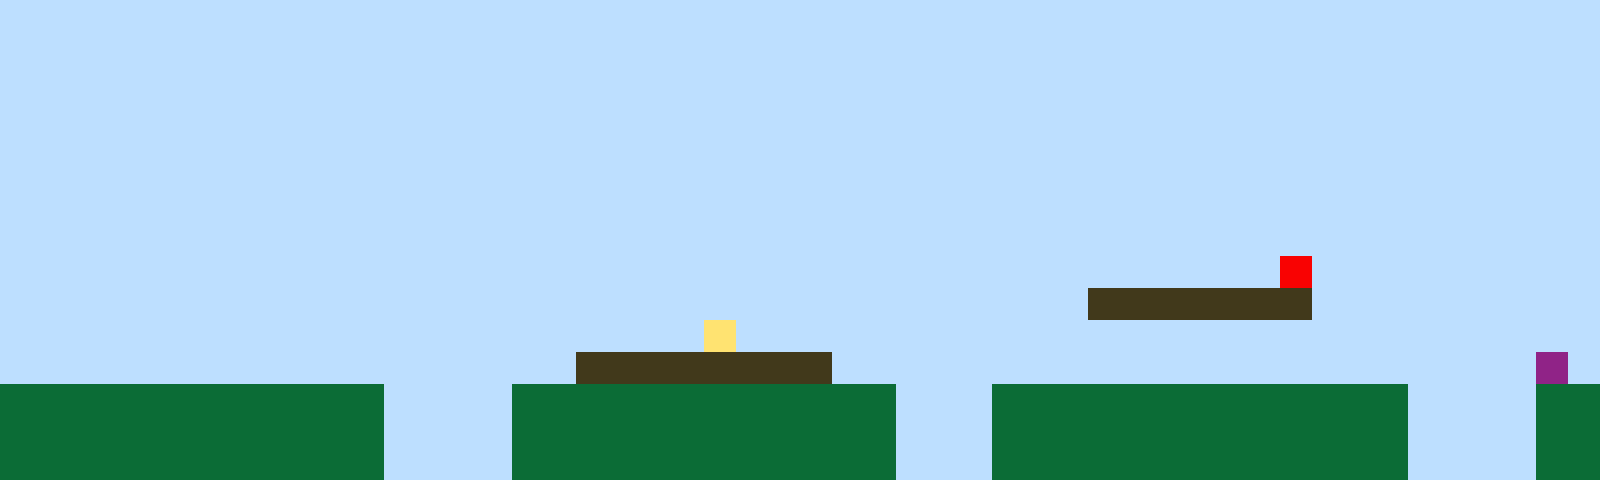

This game map was drawn from its Tiled (.tmx) file and the tilesets committed beside it. A one-line description and the full map source follow:
An orthogonal 50x15 tile map with 32x32 px tiles, 1 tile layer (Tile Layer 1).

<map version="1.10" tiledversion="1.11.2" orientation="orthogonal" renderorder="right-up" width="50" height="15" tilewidth="32" tileheight="32" infinite="0" nextlayerid="2" nextobjectid="1"><editorsettings><export target="map1.csv" format="csv" /></editorsettings><tileset firstgid="1" name="sprites" tilewidth="32" tileheight="32" tilecount="6" columns="3"><image source="sprites.png" width="96" height="64" /></tileset><layer id="1" name="Tile Layer 1" width="50" height="15"><data encoding="csv">1,1,1,1,1,1,1,1,1,1,1,1,1,1,1,1,1,1,1,1,1,1,1,1,1,1,1,1,1,1,1,1,1,1,1,1,1,1,1,1,1,1,1,1,1,1,1,1,1,1,1,1,1,1,1,1,1,1,1,1,1,1,1,1,1,1,1,1,1,1,1,1,1,1,1,1,1,1,1,1,1,1,1,1,1,1,1,1,1,1,1,1,1,1,1,1,1,1,1,1,1,1,1,1,1,1,1,1,1,1,1,1,1,1,1,1,1,1,1,1,1,1,1,1,1,1,1,1,1,1,1,1,1,1,1,1,1,1,1,1,1,1,1,1,1,1,1,1,1,1,1,1,1,1,1,1,1,1,1,1,1,1,1,1,1,1,1,1,1,1,1,1,1,1,1,1,1,1,1,1,1,1,1,1,1,1,1,1,1,1,1,1,1,1,1,1,1,1,1,1,1,1,1,1,1,1,1,1,1,1,1,1,1,1,1,1,1,1,1,1,1,1,1,1,1,1,1,1,1,1,1,1,1,1,1,1,1,1,1,1,1,1,1,1,1,1,1,1,1,1,1,1,1,1,1,1,1,1,1,1,1,1,1,1,1,1,1,1,1,1,1,1,1,1,1,1,1,1,1,1,1,1,1,1,1,1,1,1,1,1,1,1,1,1,1,1,1,1,1,1,1,1,1,1,1,1,1,1,1,1,1,1,1,1,1,1,1,1,1,1,1,1,1,1,1,1,1,1,1,1,1,1,1,1,1,1,1,1,1,1,1,1,1,1,1,1,1,1,1,1,1,1,1,1,1,1,1,1,1,1,1,1,1,1,1,1,1,1,1,1,1,1,1,1,1,1,1,1,1,1,1,1,1,1,1,1,1,1,1,1,1,1,1,1,1,1,1,1,1,1,1,1,1,1,1,1,1,1,1,1,1,1,1,1,1,1,1,1,1,1,1,1,1,1,1,1,1,1,1,1,1,1,1,1,1,1,1,1,1,1,5,1,1,1,1,1,1,1,1,1,1,1,1,1,1,1,1,1,1,1,1,1,1,1,1,1,1,1,1,1,1,1,1,1,1,1,1,1,1,1,1,1,1,1,3,3,3,3,3,3,3,1,1,1,1,1,1,1,1,1,1,1,1,1,1,1,1,1,1,1,1,1,1,1,1,1,1,1,1,1,1,1,4,1,1,1,1,1,1,1,1,1,1,1,1,1,1,1,1,1,1,1,1,1,1,1,1,1,1,1,1,1,1,1,1,1,1,1,1,1,1,1,1,1,1,1,1,1,3,3,3,3,3,3,3,3,1,1,1,1,1,1,1,1,1,1,1,1,1,1,1,1,1,1,1,1,1,1,6,1,2,2,2,2,2,2,2,2,2,2,2,2,1,1,1,1,2,2,2,2,2,2,2,2,2,2,2,2,1,1,1,2,2,2,2,2,2,2,2,2,2,2,2,2,1,1,1,1,2,2,2,2,2,2,2,2,2,2,2,2,2,2,1,1,1,1,2,2,2,2,2,2,2,2,2,2,2,2,1,1,1,2,2,2,2,2,2,2,2,2,2,2,2,2,1,1,1,1,2,2,2,2,2,2,2,2,2,2,2,2,2,2,1,1,1,1,2,2,2,2,2,2,2,2,2,2,2,2,1,1,1,2,2,2,2,2,2,2,2,2,2,2,2,2,1,1,1,1,2,2</data></layer></map>
